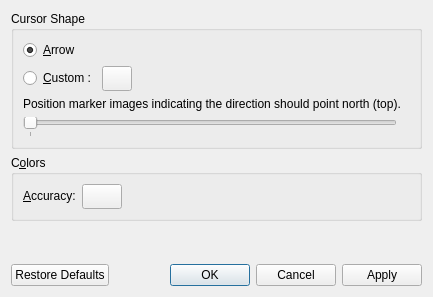
<?xml version="1.0" encoding="UTF-8"?>
<ui version="4.0">
 <class>PositionMarkerConfigWidget</class>
 <widget class="QDialog" name="PositionMarkerConfigWidget">
  <property name="geometry">
   <rect>
    <x>0</x>
    <y>0</y>
    <width>433</width>
    <height>297</height>
   </rect>
  </property>
  <property name="windowTitle">
   <string>Configure Position Marker Plugin</string>
  </property>
  <layout class="QVBoxLayout" name="verticalLayout_3">
   <item>
    <widget class="QGroupBox" name="groupBox">
     <property name="title">
      <string>Cursor Shape</string>
     </property>
     <layout class="QVBoxLayout" name="verticalLayout">
      <item>
       <layout class="QGridLayout" name="gridLayout">
        <item row="0" column="0" colspan="2">
         <widget class="QRadioButton" name="m_originalCursor">
          <property name="text">
           <string>&amp;Arrow</string>
          </property>
          <property name="checked">
           <bool>true</bool>
          </property>
          <attribute name="buttonGroup">
           <string>m_buttonGroup</string>
          </attribute>
         </widget>
        </item>
        <item row="1" column="0">
         <widget class="QRadioButton" name="m_customCursor">
          <property name="text">
           <string>&amp;Custom :</string>
          </property>
          <attribute name="buttonGroup">
           <string>m_buttonGroup</string>
          </attribute>
         </widget>
        </item>
        <item row="1" column="1">
         <layout class="QHBoxLayout" name="horizontalLayout">
          <item>
           <widget class="QToolButton" name="m_fileChooserButton">
            <property name="sizePolicy">
             <sizepolicy hsizetype="Fixed" vsizetype="Fixed">
              <horstretch>0</horstretch>
              <verstretch>0</verstretch>
             </sizepolicy>
            </property>
            <property name="minimumSize">
             <size>
              <width>22</width>
              <height>22</height>
             </size>
            </property>
            <property name="text">
             <string/>
            </property>
            <property name="iconSize">
             <size>
              <width>22</width>
              <height>22</height>
             </size>
            </property>
           </widget>
          </item>
          <item>
           <spacer name="horizontalSpacer">
            <property name="orientation">
             <enum>Qt::Horizontal</enum>
            </property>
            <property name="sizeHint" stdset="0">
             <size>
              <width>40</width>
              <height>20</height>
             </size>
            </property>
           </spacer>
          </item>
         </layout>
        </item>
       </layout>
      </item>
      <item>
       <widget class="QLabel" name="label">
        <property name="text">
         <string>Position marker images indicating the direction should point north (top).</string>
        </property>
       </widget>
      </item>
      <item>
       <layout class="QHBoxLayout" name="horizontalLayout_2">
        <property name="bottomMargin">
         <number>0</number>
        </property>
        <item>
         <widget class="QSlider" name="m_resizeSlider">
          <property name="minimum">
           <number>0</number>
          </property>
          <property name="maximum">
           <number>0</number>
          </property>
          <property name="singleStep">
           <number>1</number>
          </property>
          <property name="pageStep">
           <number>1</number>
          </property>
          <property name="value">
           <number>0</number>
          </property>
          <property name="sliderPosition">
           <number>0</number>
          </property>
          <property name="orientation">
           <enum>Qt::Horizontal</enum>
          </property>
          <property name="invertedAppearance">
           <bool>false</bool>
          </property>
          <property name="tickPosition">
           <enum>QSlider::TicksBelow</enum>
          </property>
          <property name="tickInterval">
           <number>1</number>
          </property>
         </widget>
        </item>
        <item>
         <widget class="QLabel" name="m_sizeLabel">
          <property name="text">
           <string/>
          </property>
         </widget>
        </item>
       </layout>
      </item>
     </layout>
    </widget>
   </item>
   <item>
    <widget class="QGroupBox" name="groupBox_2">
     <property name="title">
      <string>C&amp;olors</string>
     </property>
     <layout class="QFormLayout" name="formLayout">
      <item row="0" column="0">
       <widget class="QLabel" name="m_accuracyLabel">
        <property name="text">
         <string>&amp;Accuracy:</string>
        </property>
        <property name="buddy">
         <cstring>m_acColorChooserButton</cstring>
        </property>
       </widget>
      </item>
      <item row="0" column="1">
       <widget class="QPushButton" name="m_acColorChooserButton">
        <property name="sizePolicy">
         <sizepolicy hsizetype="Fixed" vsizetype="Fixed">
          <horstretch>0</horstretch>
          <verstretch>0</verstretch>
         </sizepolicy>
        </property>
        <property name="minimumSize">
         <size>
          <width>30</width>
          <height>25</height>
         </size>
        </property>
        <property name="toolTip">
         <string>Color of the position marker's accuray indicator.</string>
        </property>
        <property name="text">
         <string/>
        </property>
       </widget>
      </item>
     </layout>
    </widget>
   </item>
   <item>
    <spacer name="verticalSpacer_2">
     <property name="orientation">
      <enum>Qt::Vertical</enum>
     </property>
     <property name="sizeHint" stdset="0">
      <size>
       <width>20</width>
       <height>40</height>
      </size>
     </property>
    </spacer>
   </item>
   <item>
    <widget class="QDialogButtonBox" name="m_buttonBox">
     <property name="orientation">
      <enum>Qt::Horizontal</enum>
     </property>
     <property name="standardButtons">
      <set>QDialogButtonBox::Apply|QDialogButtonBox::Cancel|QDialogButtonBox::Ok|QDialogButtonBox::RestoreDefaults</set>
     </property>
    </widget>
   </item>
  </layout>
 </widget>
 <resources/>
 <connections>
  <connection>
   <sender>m_buttonBox</sender>
   <signal>accepted()</signal>
   <receiver>PositionMarkerConfigWidget</receiver>
   <slot>accept()</slot>
   <hints>
    <hint type="sourcelabel">
     <x>248</x>
     <y>254</y>
    </hint>
    <hint type="destinationlabel">
     <x>157</x>
     <y>274</y>
    </hint>
   </hints>
  </connection>
  <connection>
   <sender>m_buttonBox</sender>
   <signal>rejected()</signal>
   <receiver>PositionMarkerConfigWidget</receiver>
   <slot>reject()</slot>
   <hints>
    <hint type="sourcelabel">
     <x>316</x>
     <y>260</y>
    </hint>
    <hint type="destinationlabel">
     <x>286</x>
     <y>274</y>
    </hint>
   </hints>
  </connection>
 </connections>
 <buttongroups>
  <buttongroup name="m_buttonGroup"/>
 </buttongroups>
</ui>
